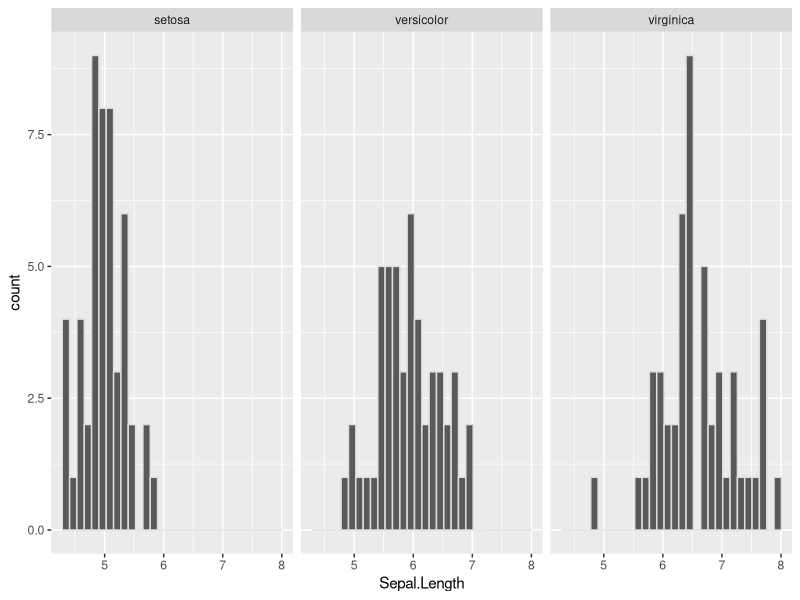
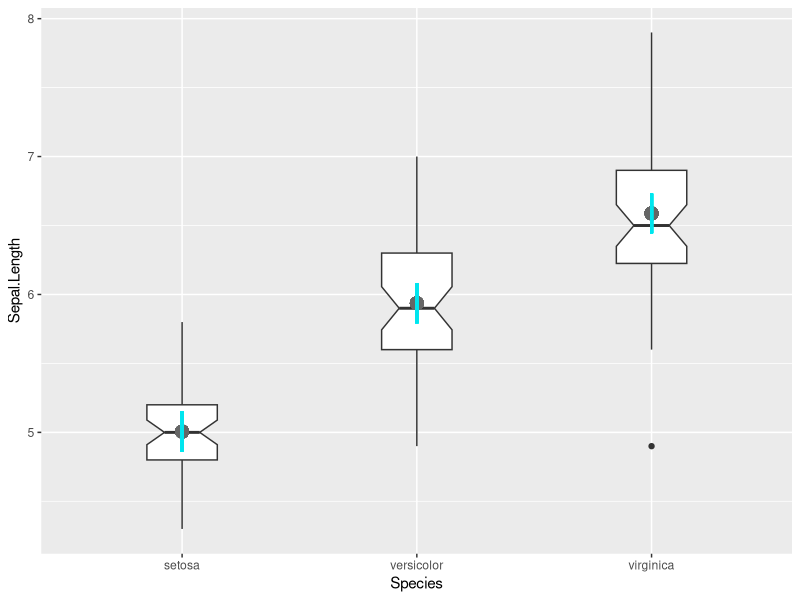
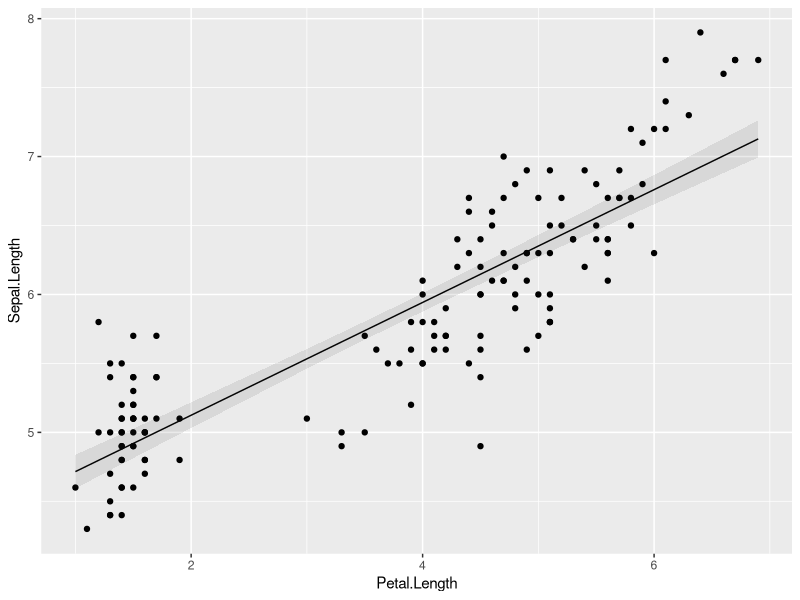
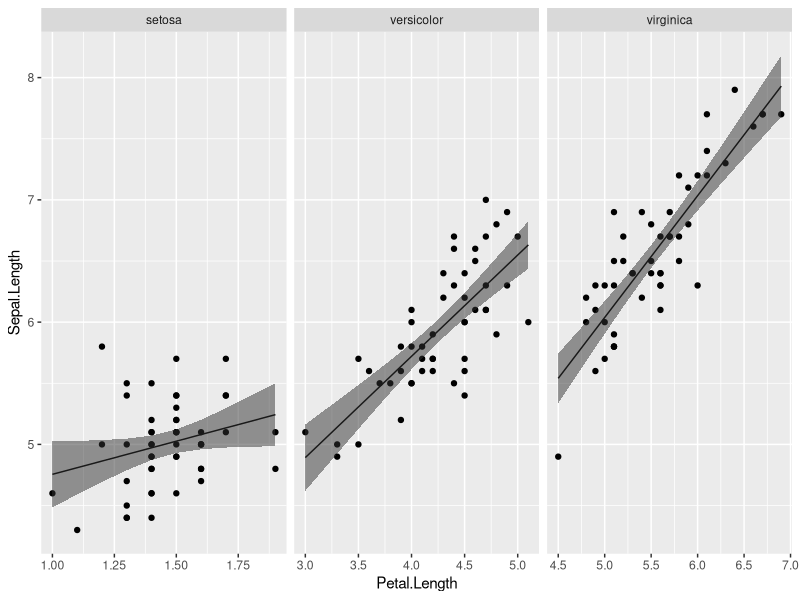

Here is the R script that generated these plots, in order:
# Library ----
library(tidyverse)
library(car)

# Load a dataset ----
data(iris)

# Look at the data ----
glimpse(iris)

ggplot(iris, aes(x = Sepal.Length)) +
  geom_histogram(color = "gray87") +
  facet_wrap(~Species)

# ANOVA ----
# Fit the model
iris_anova <- lm(Sepal.Length ~ Species,
                 data = iris)
# factor-level Significance
anova(iris_anova)

# y = mx + b and r-squared
summary(iris_anova)

# Make predictions
anova_preds <- predict(iris_anova,
                       interval = "confidence"
                       )

#Combine preds with raw data
iris_preds <- data.frame(iris, anova_preds)

#Plot predictions
ggplot(iris_preds, aes(x = Species, y = Sepal.Length)) +
  geom_boxplot(notch = TRUE, width = .3) +
  geom_point(aes(y = fit), size = 4, color = "gray40") +
  geom_errorbar(aes(xmax = Species, ymin = lwr, ymax = upr),
                width = 0, linewidth = 1, color = "turquoise2")

# Linear regression ----
iris_regression <- lm(Sepal.Length ~ Petal.Length,
                      data = iris)

# Statistical significance
anova(iris_regression)

# y = mx + b and r-squared
summary(iris_regression)

# Make predictions with regression
reg_preds <- predict(iris_regression, interval = "confidence")

iris_predsa <- data.frame(iris, reg_preds)

#Plot predictions
ggplot(iris_predsa, aes(x = Petal.Length, y = Sepal.Length)) +
  geom_point() +
  geom_line (aes(y = fit)) +
  geom_ribbon(aes(xmax = Petal.Length, ymin = lwr, ymax = upr, 
                  color = NULL),
              alpha = 0.10)
#This could be applied to Baseball Savant data!!!

# ANCOVA ----
iris_ancova <- lm(Sepal.Length ~ Species * Petal.Length, 
                  data = iris)

# Factor-level significance
Anova(iris_ancova, type = "III")

# Make predictions
ancova_preds <- predict(iris_ancova, interval = "confidence")
iris_predsb <- data.frame(iris, ancova_preds)

# Plot predictions against raw data
ggplot(iris_predsb, aes(x = Petal.Length, y = Sepal.Length)) +
  geom_point() +
  geom_line(aes(y = fit)) +
  geom_ribbon(aes(xmax = Petal.Length, ymin = lwr, ymax = upr, color = NULL), 
              alpha = 0.5) +
  facet_wrap(~Species, scales = "free_x")

